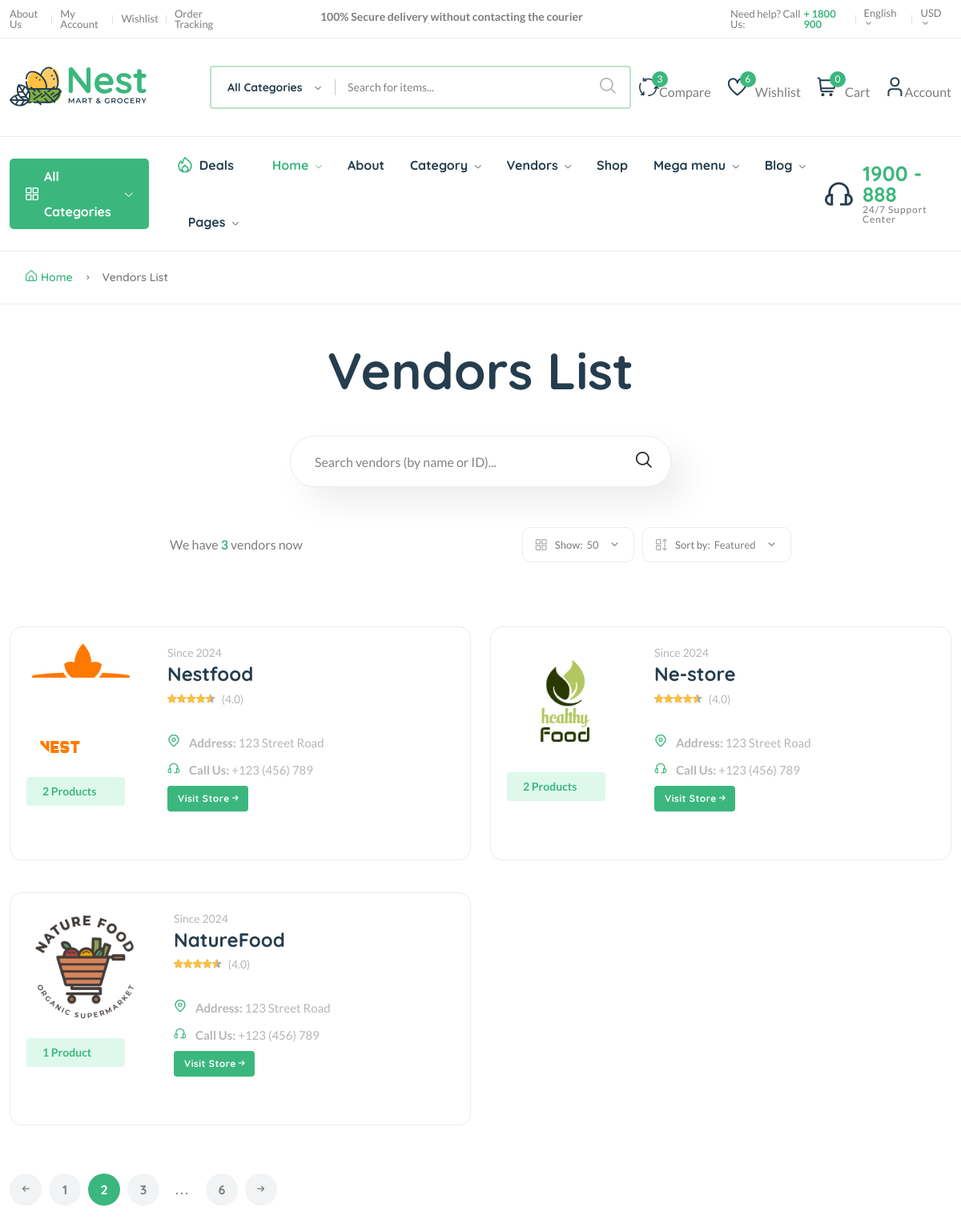
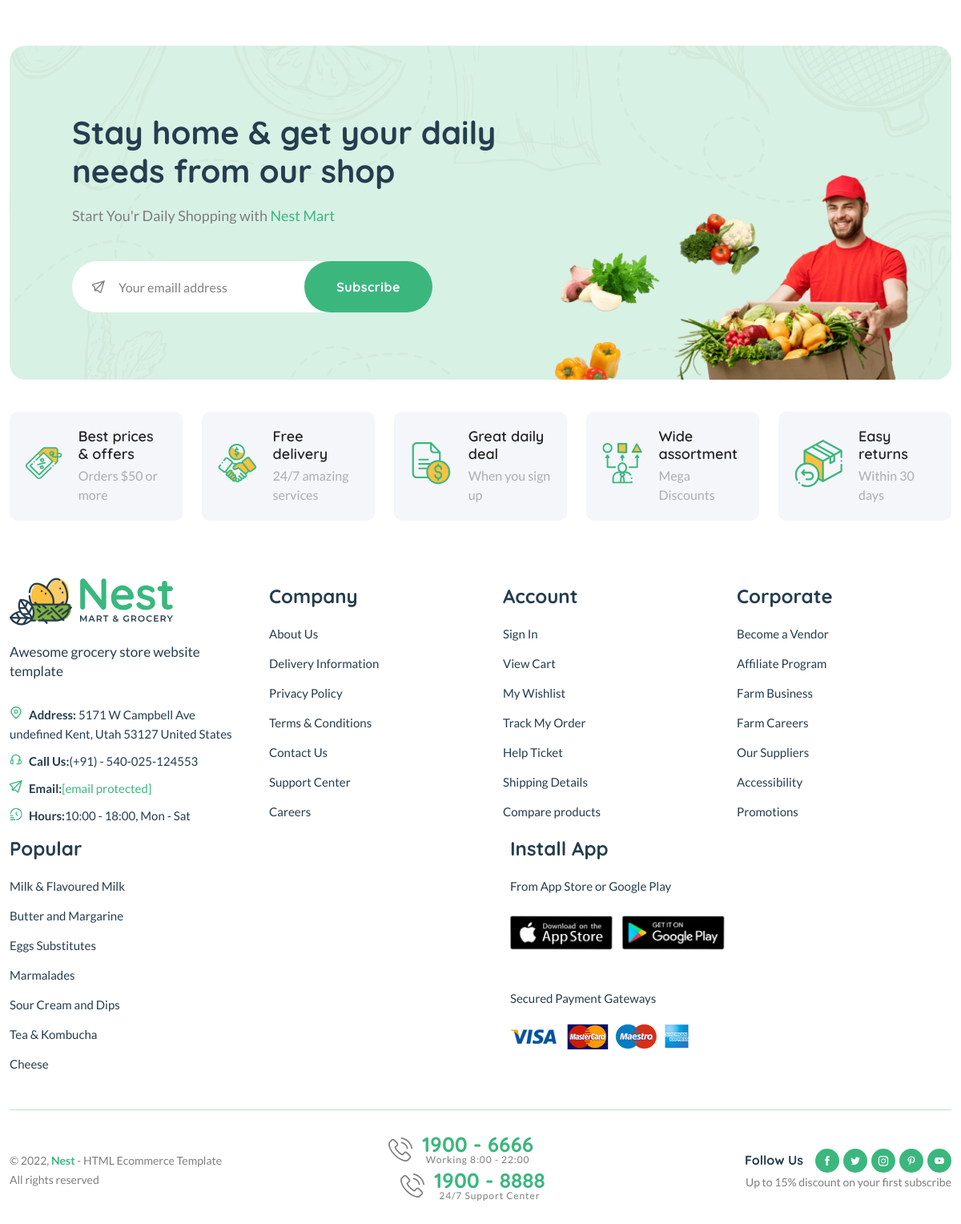
Screenshot of /vendor/ with the database file from the repository (2 pictures, top to bottom).
### core/models.py (models this page shows, shortened)
class Vendor(models.Model):
    vid = ShortUUIDField(
        unique=True,
        length=10,
        max_length=30,
        prefix='ven',
        alphabet='abcdefgh12345'
        )
    user = models.ForeignKey(User, on_delete=models.SET_NULL, null=True)
    title = models.CharField(max_length=100, default="Nestify")
    image = models.ImageField(upload_to=user_directory_path, default='vendor.jpg') # noqa
    cover_image = models.ImageField(upload_to=user_directory_path, default='vendor.jpg') # noqa
    description = CKEditor5Field(null=True, blank=True, default='I am a vendor', config_name='extends') # noqa
    address = models.CharField(max_length=100, default='123 Street Road')
    contact = models.CharField(max_length=100, default='+123 (456) 789')
    chat_resp_time = models.CharField(max_length=100, default='100')
    shipping_on_time = models.CharField(max_length=100, default='100')
    authentic_rating = models.CharField(max_length=100, default='100')
    days_return = models.CharField(max_length=100, default='100')
    warranty_period = models.CharField(max_length=100, default='100')
    date = models.DateTimeField(auto_now_add=True, null=True, blank=True)
    class Meta:
        verbose_name = 'Vendor'
        verbose_name_plural = 'Vendors'

### core/views.py (the view)
# urls.py: path("vendor/", views.vendor_list, name='vendor_list'),
def vendor_list(request):
    vendors = Vendor.objects.annotate(
        product_count=Count('vendor', filter=Q(vendor__product_status='published'))
    )
    context = {
        'vendors': vendors
    }
    return render(request, 'core/vendor.html', context)

### cart/context_processor.py (called while the page is built)
def cart_view(request):
    cart_total_amount = 0
    fee = 1.5
    if 'cart_data_obj' in request.session:
        cart_data_obj = request.session['cart_data_obj']
        for product_id, item in cart_data_obj.items():
            subtotal = round(int(item['quantity']) * float(item['product_price']), 2)
            item['subtotal'] = subtotal
            cart_total_amount += subtotal
        cart_grand_total = round((cart_total_amount + (cart_total_amount * fee)/100), 2)
        request.session['cart_data_obj'] = cart_data_obj
        context = {
            'cart_total_amount': round(cart_total_amount, 2),
            'cart_data': cart_data_obj,
            'cart_grand_total': cart_grand_total,
            'total_item': len(cart_data_obj),
        }
        return context
    else:
        context = {
            'total_item': 0,
        }
        return context

### core/context_processor.py (called while the page is built)
def default(request):
    categories = Category.objects.annotate(
        product_count=Count(
            'category',
            filter=Q(category__product_status='published')
        )
    )
    vendors = Vendor.objects.all()
    tags = Tag.objects.all()
    min_max_price = Product.objects.aggregate(Min('price'), Max('price'))
    context = {
        'categories': categories,
        'vendors': vendors,
        'tags': tags,
        'min_max_price': min_max_price,
    }
    return context

### templates/core/vendor.html (shortened to what this page needs)
{% extends 'base.html' %}
{% load static %}
{% block content %}
<main class="main pages mb-80">
    <div class="page-header breadcrumb-wrap">
        <div class="container">
            <div class="breadcrumb">
                <a href="index.html" rel="nofollow"><i class="fi-rs-home mr-5"></i>Home</a>
                <span></span> Vendors List
            </div>
        </div>
    </div>
    <div class="page-content pt-50">
        <div class="container">
            <div class="archive-header-2 text-center">
                <h1 class="display-2 mb-50">Vendors List</h1>
                <div class="row">
                    <div class="col-lg-5 mx-auto">
                        <div class="sidebar-widget-2 widget_search mb-50">
                            <div class="search-form">
                                <form action="#">
                                    <input type="text" placeholder="Search vendors (by name or ID)..." />
                                    <button type="submit"><i class="fi-rs-search"></i></button>
                                </form>
                            </div>
                        </div>
                    </div>
                </div>
            </div>
            <div class="row mb-50">
                <div class="col-12 col-lg-8 mx-auto">
                    <div class="shop-product-fillter">
                        <div class="totall-product">
                            <p>We have <strong class="text-brand">{{vendors.count}}</strong> vendor{{vendors.count | pluralize:"s"}} now</p>
                        </div>
                        <div class="sort-by-product-area">
                            <div class="sort-by-cover mr-10">
                                <div class="sort-by-product-wrap">
                                    <div class="sort-by">
                                        <span><i class="fi-rs-apps"></i>Show:</span>
                                    </div>
                                    <div class="sort-by-dropdown-wrap">
                                        <span> 50 <i class="fi-rs-angle-small-down"></i></span>
                                    </div>
                                </div>
                            </div>
                            <div class="sort-by-cover">
                                <div class="sort-by-product-wrap">
                                    <div class="sort-by">
                                        <span><i class="fi-rs-apps-sort"></i>Sort by:</span>
                                    </div>
                                    <div class="sort-by-dropdown-wrap">
                                        <span> Featured <i class="fi-rs-angle-small-down"></i></span>
                                    </div>
                                </div>
                            </div>
                        </div>
                    </div>
                </div>
            </div>
            <div class="row vendor-grid">
                {% for vendor in vendors %}
                <div class="col-lg-6 col-md-6 col-12 col-sm-6">
                    <div class="vendor-wrap style-2 mb-40">
                        <div class="vendor-img-action-wrap">
                            <div class="vendor-img">
                                <a href="{% url 'vendor_detail' vendor.title vendor.vid %}">
                                    <img class="default-img rounded-circle" src="{{ vendor.image.url }}" alt="" />
                                </a>
                            </div>
                            <div class="mt-10">
                                <span class="font-small total-product">{{vendor.product_count}} Product{{vendor.product_count | pluralize:"s"}} </span>
                            </div>
                        </div>
                        <div class="vendor-content-wrap">
                            <div class="mb-30">
                                <div class="product-category">
                                    <span class="text-muted">Since {{vendor.date | date:"Y"}}</span>
                                </div>
                                <h4 class="mb-5">
                                    <a href="{% url 'vendor_detail' vendor.title vendor.vid %}">{{vendor.title}}</a>
                                </h4>
                                <div class="product-rate-cover">
                                    <div class="product-rate d-inline-block">
                                        <div class="product-rating" style="width: 90%"></div>
                                    </div>
                                    <span class="font-small ml-5 text-muted"> (4.0)</span>
                                </div>
                                <div class="vendor-info d-flex justify-content-between align-items-end mt-30">
                                    <ul class="contact-infor text-muted">
                                        <li><img src="{% static 'assets/imgs/theme/icons/icon-location.svg' %}" alt="" />
                                            <strong>Address: </strong>
                                            <span>
                                                {{vendor.address}}
                                            </span>
                                        </li>
                                        <li>
                                            <img src="{% static 'assets/imgs/theme/icons/icon-contact.svg' %}" alt="" />
                                            <strong>Call Us:</strong>
                                            <span>{{vendor.contact}}</span>
                                        </li>
                                    </ul>
                                </div>
                                <a href="{% url 'vendor_detail' vendor.title vendor.vid %}" class="btn btn-xs mt-2">Visit Store
                                    <i class="fi-rs-arrow-small-right"></i>
                                </a>
                            </div>
                        </div>
                    </div>
                </div>
                {% endfor %}
            </div>
            <div class="pagination-area mt-20 mb-20">
                <nav aria-label="Page navigation example">
                    <ul class="pagination justify-content-start">
                        <li class="page-item">
                            <a class="page-link" href="#"><i class="fi-rs-arrow-small-left"></i></a>
                        </li>
                        <li class="page-item"><a class="page-link" href="#">1</a></li>
                        <li class="page-item active"><a class="page-link" href="#">2</a></li>
                        <li class="page-item"><a class="page-link" href="#">3</a></li>
                        <li class="page-item"><a class="page-link dot" href="#">...</a></li>
                        <li class="page-item"><a class="page-link" href="#">6</a></li>
                        <li class="page-item">
                            <a class="page-link" href="#"><i class="fi-rs-arrow-small-right"></i></a>
                        </li>
                    </ul>
                </nav>
            </div>
        </div>
    </div>
</main>
{% endblock content %}

### rows the page displays
Vendor: image (picture), product_count "2", product_count|pluralize "s", date "2024", title "Nestfood", address "123 Street Road", contact "+123 (456) 789"
Vendor: image (picture), product_count "2", product_count|pluralize "s", date "2024", title "Ne-store", address "123 Street Road", contact "+123 (456) 789"
Vendor: image (picture), product_count "1", date "2024", title "NatureFood", address "123 Street Road", contact "+123 (456) 789"

### other values shown
{{ total_item }} "0"
{{ vendors.count }} "3"
{{ vendors.count | pluralize:"s" }} "s"
